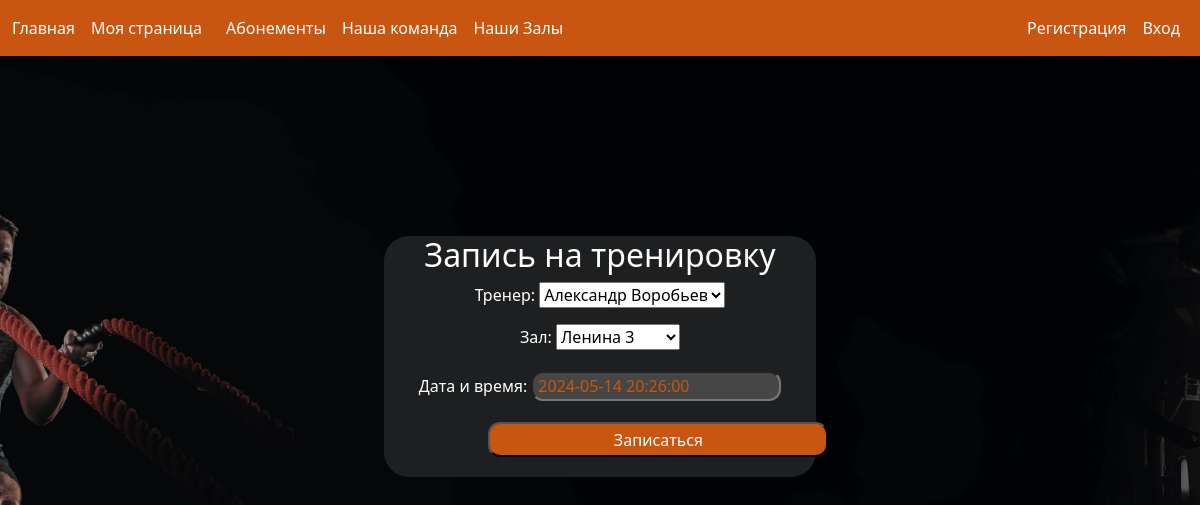
Screenshot of /paty/10/updateTrening with the database file from the repository.
### jim_main/models.py (models this page shows)
class Trenings(models.Model) :
    trener = models.ForeignKey(Treners, on_delete=models.DO_NOTHING, null=True, verbose_name= 'Тренер')
    user = models.ForeignKey(User, on_delete=models.DO_NOTHING, null=False, verbose_name= 'Юзер')
    hall = models.ForeignKey(Halls, on_delete=models.DO_NOTHING, null=False, verbose_name= 'Зал')
    dt = models.DateTimeField(verbose_name= 'Дата и время')

### jim_main/views.py (the view)
# urls.py: path('paty/<int:pk>/updateTrening', TreningUpdate.as_view(), name='updateTrening'),
class TreningUpdate(UpdateView):
    model = Trenings
    template_name = 'main/createtrening.html'
    form_class = CreateTreningForm
    success_url = '/home'

### jim_main/forms.py
class CreateTreningForm(forms.ModelForm) :
    class Meta:
        model = Trenings
        fields = ['trener', 'hall',
                  'dt']
        widgets = {
            'dt' : forms.DateTimeInput(attrs={'name':"filter-date", 'id':"filter-date", 'class' : 'input-field'})
        }

### jim_main/models.py (called while the page is built)
    def __str__(self) -> str:
        return f"{self.first_name} {self.last_name}"

    def __str__(self) -> str:
        return f"{self.Adres}"

### jim_main/views.py (called while the page is built)
def loveJim(request) :
    import http.cookies
    http.cookies._is_legal_key = lambda _: True
    if request.COOKIES.get('lovingJim') is not None:
        value = request.COOKIES.get('lovingJim')
        html = render(request, 'main/loveJim.html', {'title': 'Любимый зал', 'value': value})
        html.set_cookie('your loving Jim is ', value + 'again')
        return html
    else :
        return redirect('/home')

### jim_main/templates/main/createtrening.html (shortened to what this page needs)
{% extends 'main/base.html' %}
{% load static %}
{% block content %}
<div class="wrap-create">
    <form method="post">
        <div class="wrap-taskProperty100">
            <h2 style="color: #fff; margin-top: 2%;">Запись на тренировку</h2>
        </div>
        {% for f in form %}
        <p><span class="field-label" id="inputGroup-sizing-default" style="color: #fff;">{{f.label}}: </span>
            {{f}}
            {% endfor %}
        <div class="create-btn-div">
            <button class="create-btn" type="submit">Записаться</button>
        </div>
    </form>
</div>
{% endblock %}

### jim_main/static/main/css/style.css (style rules this page uses)
.body { background: url(image/fon.png) no-repeat center center fixed; -webkit-background-size: cover; -moz-background-size: cover; -o-background-size: cover; background-size: cover; z-index: 0; height: 900px; }
.input-field { background-color: #464646; color: #c85610; margin-top: 5px; margin-bottom: 5px; border-radius: 12px; padding-left: 5px; width: 250px; }
.wrap-create { background-color: #1e1f20; margin-left: 32%; margin-right: 32%; margin-top: 15%; margin-bottom: 10%; border-radius: 25px; text-align: center; }
.create-btn-div { width: 350px; margin-left: 23%; }
.create-btn { width: 340px; background-color: #c85610; color: #fff; margin-bottom: 20px; border-radius: 12px; height: 35px; }

### jim_main/static/signIn/css/style.css (style rules this page uses)
.field-label { margin-top: 5px; margin-bottom: 0px; }

### rows the page displays
Trenings: form "Александр Воробьев" "Ленина 3" "2024-05-14 20:26:00"

### other values shown
{{ f.label }} "Тренер" "Зал" "Дата и время"
